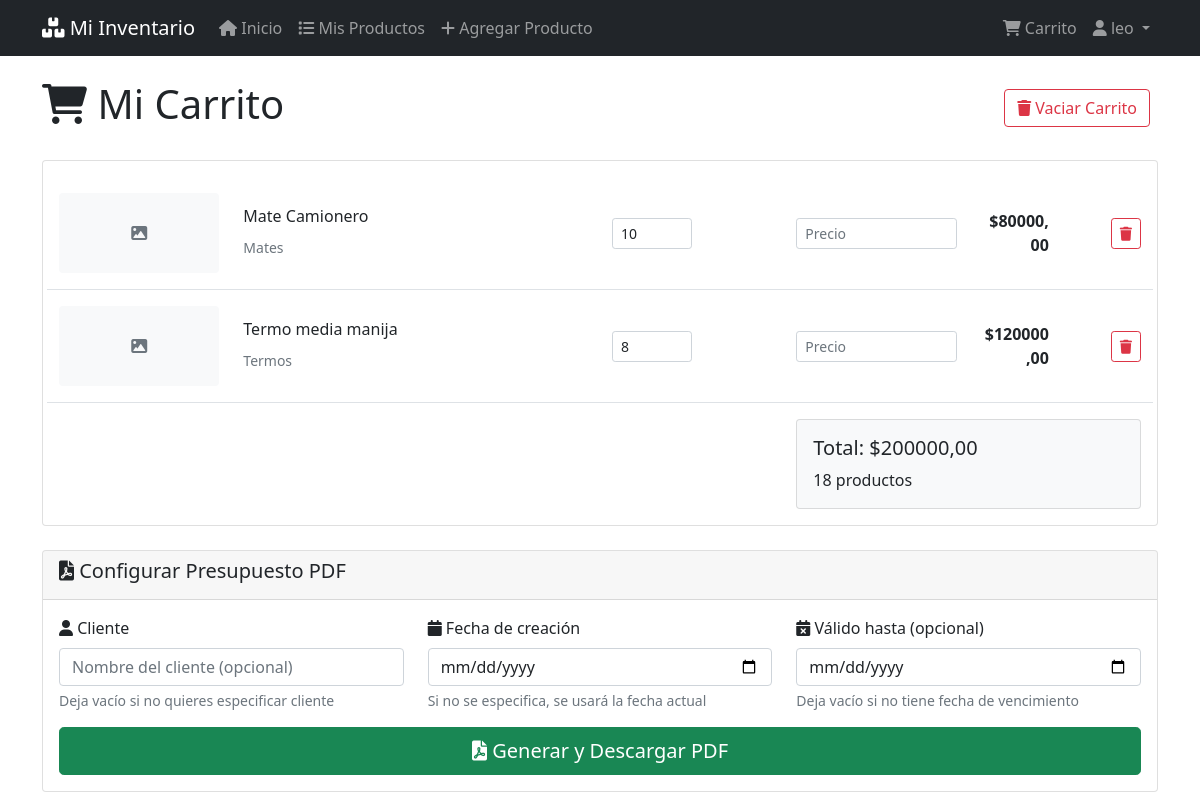
The app's page /cart/ (signed in) with its own data.
### inventory/models.py (models this page shows, shortened)
class CartItem(models.Model):
    cart = models.ForeignKey(Cart, related_name='items', on_delete=models.CASCADE)
    product = models.ForeignKey(Product, on_delete=models.CASCADE)
    quantity = models.PositiveIntegerField(default=1)
    custom_price = models.DecimalField(max_digits=10, decimal_places=2, blank=True, null=True)
    class Meta:
        unique_together = ['cart', 'product']
    def get_price(self):
        return self.custom_price if self.custom_price else self.product.price
    def get_subtotal(self):
        return self.get_price() * self.quantity

class Product(models.Model):
    name = models.CharField(max_length=200)
    category = models.ForeignKey(Category, on_delete=models.CASCADE)
    price = models.DecimalField(max_digits=10, decimal_places=2, validators=[MinValueValidator(Decimal('0.01'))])
    stock_quantity = models.PositiveIntegerField(default=0, blank=True)
    image = models.ImageField(upload_to='products/', blank=True, null=True)
    user = models.ForeignKey(User, on_delete=models.CASCADE)
    created_at = models.DateTimeField(auto_now_add=True)
    updated_at = models.DateTimeField(auto_now=True)
    class Meta:
        ordering = ['name']

class Category(models.Model):
    name = models.CharField(max_length=100)
    user = models.ForeignKey(User, on_delete=models.CASCADE)
    class Meta:
        verbose_name_plural = "Categories"
        unique_together = ['name', 'user']

class Cart(models.Model):
    user = models.OneToOneField(User, on_delete=models.CASCADE)
    created_at = models.DateTimeField(auto_now_add=True)
    def get_total(self):
        return sum(item.get_subtotal() for item in self.items.all())
    def get_items_count(self):
        return sum(item.quantity for item in self.items.all())

### inventory/views.py (the view)
# urls.py: path('cart/', views.cart_view, name='cart'),
@login_required
def cart_view(request):
    cart, created = Cart.objects.get_or_create(user=request.user)
    pdf_form = PDFConfigForm()
    return render(request, 'inventory/cart.html', {'cart': cart, 'pdf_form': pdf_form})

### inventory/forms.py
class PDFConfigForm(forms.Form):
    client_name = forms.CharField(
        max_length=200,
        required=False,
        widget=forms.TextInput(attrs={
            'class': 'form-control',
            'placeholder': 'Nombre del cliente (opcional)'
        }),
        label="Cliente"
    )
    creation_date = forms.DateField(
        required=False,
        widget=forms.DateInput(attrs={
            'class': 'form-control',
            'type': 'date'
        }),
        label="Fecha de creación",
        help_text="Si no se especifica, se usará la fecha actual"
    )
    valid_until = forms.DateField(
        required=False,
        widget=forms.DateInput(attrs={
            'class': 'form-control',
            'type': 'date'
        }),
        label="Válido hasta (opcional)"
    )
    def __init__(self, *args, **kwargs):
        super().__init__(*args, **kwargs)
        from datetime import datetime
        self.fields['creation_date'].initial = datetime.now().date()

### templates/inventory/cart.html (shortened to what this page needs)
{% extends 'base.html' %}
{% block content %}
<div class="d-flex justify-content-between align-items-center mb-4">
    <h1><i class="fas fa-shopping-cart"></i> Mi Carrito</h1>
    {% if cart.items.all %}
        <div>
            <a href="{% url 'clear_cart' %}" class="btn btn-outline-danger me-2"
               onclick="return confirm('¿Estás seguro de vaciar el carrito?')">
                <i class="fas fa-trash"></i> Vaciar Carrito
            </a>
        </div>
    {% endif %}
</div>
{% if cart.items.all %}
    <div class="card">
        <div class="card-body">
            {% for item in cart.items.all %}
                <div class="row align-items-center border-bottom py-3">
                    <div class="col-md-2">
                        {% if item.product.image %}
                            <img src="{{ item.product.image.url }}" class="img-fluid rounded"
                                 alt="{{ item.product.name }}" style="max-height: 80px;">
                        {% else %}
                            <div class="bg-light rounded d-flex align-items-center justify-content-center"
                                 style="height: 80px;">
                                <i class="fas fa-image text-muted"></i>
                            </div>
                        {% endif %}
                    </div>
                    <div class="col-md-4">
                        <h6>{{ item.product.name }}</h6>
                        <small class="text-muted">{{ item.product.category.name }}</small>
                    </div>
                    <div class="col-md-2">
                        <form method="post" action="{% url 'update_cart_item' item.pk %}" class="d-inline">
                            <input type="number" name="quantity" value="{{ item.quantity }}"
                                   min="1" class="form-control form-control-sm" style="width: 80px;"
                                   onchange="this.form.submit()">
                        </form>
                    </div>
                    <div class="col-md-2">
                        <form method="post" action="{% url 'update_cart_item' item.pk %}" class="d-inline">
                            <input type="number" name="custom_price" value="{{ item.get_price }}"
                                   step="0.01" class="form-control form-control-sm"
                                   placeholder="Precio" onchange="this.form.submit()">
                        </form>
                    </div>
                    <div class="col-md-1 text-end">
                        <strong>${{ item.get_subtotal }}</strong>
                    </div>
                    <div class="col-md-1 text-end">
                        <a href="{% url 'remove_from_cart' item.pk %}" class="btn btn-outline-danger btn-sm"
                           onclick="return confirm('¿Eliminar este producto?')">
                            <i class="fas fa-trash"></i>
                        </a>
                    </div>
                </div>
            {% endfor %}
            <div class="row mt-3">
                <div class="col-md-8"></div>
                <div class="col-md-4">
                    <div class="card bg-light">
                        <div class="card-body">
                            <h5 class="card-title">Total: ${{ cart.get_total }}</h5>
                            <p class="card-text">{{ cart.get_items_count }} producto{{ cart.get_items_count|pluralize }}</p>
                        </div>
                    </div>
                </div>
            </div>
        </div>
    </div>
    <div class="card mt-4">
        <div class="card-header">
            <h5><i class="fas fa-file-pdf"></i> Configurar Presupuesto PDF</h5>
        </div>
        <div class="card-body">
            <form method="post" action="{% url 'generate_pdf' %}">
                <div class="row">
                    <div class="col-md-4">
                        <div class="mb-3">
                            <label for="{{ pdf_form.client_name.id_for_label }}" class="form-label">
                                <i class="fas fa-user"></i> {{ pdf_form.client_name.label }}
                            </label>
                            {{ pdf_form.client_name }}
                            <div class="form-text">Deja vacío si no quieres especificar cliente</div>
                        </div>
                    </div>
                    <div class="col-md-4">
                        <div class="mb-3">
                            <label for="{{ pdf_form.creation_date.id_for_label }}" class="form-label">
                                <i class="fas fa-calendar"></i> {{ pdf_form.creation_date.label }}
                            </label>
                            {{ pdf_form.creation_date }}
                            <div class="form-text">{{ pdf_form.creation_date.help_text }}</div>
                        </div>
                    </div>
                    <div class="col-md-4">
                        <div class="mb-3">
                            <label for="{{ pdf_form.valid_until.id_for_label }}" class="form-label">
                                <i class="fas fa-calendar-times"></i> {{ pdf_form.valid_until.label }}
                            </label>
                            {{ pdf_form.valid_until }}
                            <div class="form-text">Deja vacío si no tiene fecha de vencimiento</div>
                        </div>
                    </div>
                </div>
                <div class="d-grid">
                    <button type="submit" class="btn btn-success btn-lg">
                        <i class="fas fa-file-pdf"></i> Generar y Descargar PDF
                    </button>
                </div>
            </form>
        </div>
    </div>
{% endif %}
{% endblock %}

### templates/base.html (shortened to what this page needs)
<!DOCTYPE html>
<html lang="es">
<head>
    <link href="https://cdn.jsdelivr.net/npm/bootstrap@5.1.3/dist/css/bootstrap.min.css" rel="stylesheet">
    <link href="https://cdnjs.cloudflare.com/ajax/libs/font-awesome/6.0.0/css/all.min.css" rel="stylesheet">
</head>
<body>
    <nav class="navbar navbar-expand-lg navbar-dark bg-dark">
        <div class="container">
            <a class="navbar-brand" href="{% url 'home' %}">
                <i class="fas fa-boxes"></i> Mi Inventario
            </a>
            {% if user.is_authenticated %}
            <div class="collapse navbar-collapse" id="navbarNav">
                <ul class="navbar-nav me-auto">
                    <li class="nav-item">
                        <a class="nav-link" href="{% url 'home' %}">
                            <i class="fas fa-home"></i> Inicio
                        </a>
                    </li>
                    <li class="nav-item">
                        <a class="nav-link" href="{% url 'product_list' %}">
                            <i class="fas fa-list"></i> Mis Productos
                        </a>
                    </li>
                    <li class="nav-item">
                        <a class="nav-link" href="{% url 'add_product' %}">
                            <i class="fas fa-plus"></i> Agregar Producto
                        </a>
                    </li>
                </ul>
                <ul class="navbar-nav">
                    <li class="nav-item">
                        <a class="nav-link" href="{% url 'cart' %}">
                            <i class="fas fa-shopping-cart"></i> Carrito
                        </a>
                    </li>
                    <li class="nav-item dropdown">
                        <a class="nav-link dropdown-toggle" href="#" id="navbarDropdown" role="button" data-bs-toggle="dropdown">
                            <i class="fas fa-user"></i> {{ user.username }}
                        </a>
                    </li>
                </ul>
            </div>
            {% endif %}
        </div>
    </nav>
    <main class="container mt-4">
        {% block content %}
        {% endblock %}
    </main>
</body>
</html>

### records on screen
CartItem: product.name "Mate Camionero", product.category.name "Mates", quantity "10", get_subtotal "80000,00"
CartItem: product.name "Termo media manija", product.category.name "Termos", quantity "8", get_subtotal "120000,00"
Cart: get_total "200000,00", get_items_count "18"

### other values on screen
{{ user.username }} "leo"
{{ pdf_form.client_name.label }} "Cliente"
{{ pdf_form.creation_date.label }} "Fecha de creación"
{{ pdf_form.creation_date.help_text }} "Si no se especifica, se usará la fecha actual"
{{ pdf_form.valid_until.label }} "Válido hasta (opcional)"
